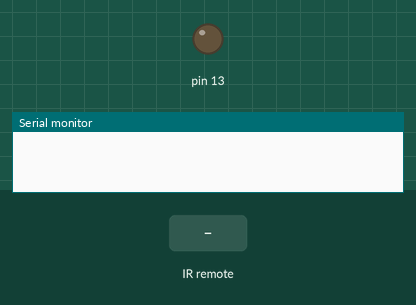
Simulated run of this sketch. Board: Arduino Uno, built with avr-gcc and run on an emulated ATmega328P. Shown: output pins drawn as LEDs (lit = HIGH), the last lines printed to the serial monitor. The inputs (shaded band) are chosen by the test bench.

Above: at 1.2 s.
1.3 s: infrared code 0xFF30CF received
At 2.3 s:
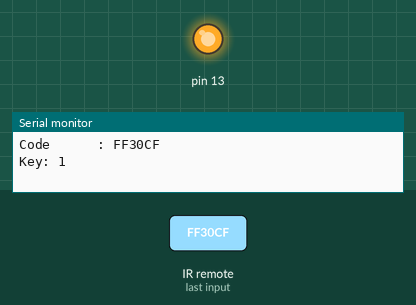
2.8 s: infrared code 0xFF18E7 received
At 3.4 s:
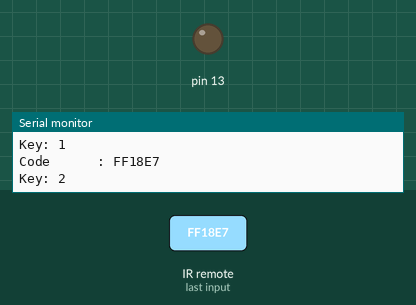
Timing chart, 0 to 5.8 s (numbered marks = the images above; inputs shaded):
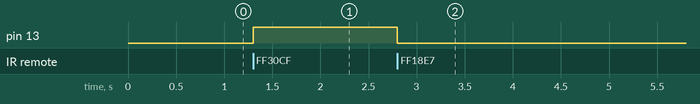

Measured:
- after the input at 1.3 s, pin 13: LOW → HIGH at once
- after the input at 2.8 s, pin 13: HIGH → LOW at once

The sketch:

IRReceiver.ino
```cpp
#include <IRremote.h>

int recvPin = 10;
IRrecv irrecv(recvPin);

void  setup ( )
{
  Serial.begin(9600);   // Status message will be sent to PC at 9600 baud
  pinMode(13, OUTPUT);
  irrecv.enableIRIn();  // Start the receiver
}

void  loop ( )
{
  decode_results  results;        // Somewhere to store the results
  int key;

  if (irrecv.decode(&results)) {  // Grab an IR code
    if (results.value != 0xFFFFFFFF) {
      Serial.print("Code      : ");
      Serial.println(results.value, HEX);

      switch (results.value) {
        case 0xFF30CF:
          key = 1; digitalWrite(13, HIGH); break;
        case 0xFF18E7:
          key = 2; digitalWrite(13, LOW); break;
        case 0xFF7A85:
          key = 3; break;
        case 0xFF10EF:
          key = 4; break;
        case 0xFF38C7:
          key = 5; break;
        case 0xFF5AA5:
          key = 6; break;
        case 0xFF42BD:
          key = 7; break;
        case 0xFF4AB5:
          key = 8; break;
        case 0xFF52AD:
          key = 9; break;
        case 0xFF6897:
          key = 0; break;
        case 0xFFE01F:
          key = 'm'; break;
        case 0xFFA857:
          key = 'p'; break;
        default:
          key = 'u'; break;
      }

      Serial.print("Key: "); Serial.println(key);
    }
    irrecv.resume();              // Prepare for the next value
  }
}
```
